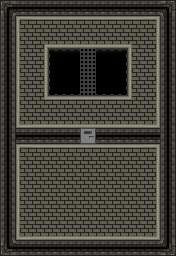

Below is a game level as drawn by its tile map, then a one-line description and the .tmx file that defines it, in full:
An orthogonal 11x16 tile map with 16x16 px tiles, 1 tile layer (Tile Layer 1), 1 hidden layer not drawn and 13 objects (10x Wall, 2x Door, Key).

<map version="1.2" tiledversion="1.2.1" orientation="orthogonal" renderorder="left-down" width="11" height="16" tilewidth="16" tileheight="16" infinite="0" nextlayerid="6" nextobjectid="29">
 <tileset firstgid="1" source="hacktilesetwdoor.tsx" />
 <layer id="1" name="Tile Layer 1" width="11" height="16">
  <properties>
   <property name="blocked" type="bool" value="true" />
  </properties>
  <data encoding="csv">
1560,2296,2296,2296,2296,2296,2296,2296,2296,2296,1577,
2249,1609,1622,1622,1622,1622,1622,1622,1622,1624,2249,
2249,2185,1658,1669,1669,1669,1669,1669,1671,2200,2249,
2249,2185,1754,1707,1717,2096,1717,1718,2151,2200,2249,
2249,2185,1754,2091,2092,2096,2092,2102,2151,2200,2249,
2249,2185,1754,2139,2149,2096,2149,2150,2151,2200,2249,
2249,2185,2186,2187,2187,2187,2187,2187,2199,2200,2249,
2249,2233,2246,2246,2246,2246,2246,2246,2246,2248,2249,
2249,2296,2296,2296,2296,1427,2296,2296,2296,2296,2249,
2249,1609,1622,1622,1622,1622,1622,1622,1622,1624,2249,
2249,2185,1904,1904,1904,1904,1904,1904,1904,2200,2249,
2249,2185,1904,1904,1904,1904,1904,1904,1904,2200,2249,
2249,2185,1904,1904,1904,1904,1904,1904,1904,2200,2249,
2249,2185,1904,1904,1904,1904,1904,1904,1236,2200,2249,
2249,2233,2246,2246,2246,2246,2246,2246,2246,2248,2249,
2280,2296,2296,2296,2296,2296,2296,2296,2296,2296,2297
</data>
 </layer>
 <layer id="5" name="Key" width="11" height="16" visible="0">
  <data encoding="csv">
0,0,0,0,0,0,0,0,0,0,0,
0,0,0,0,0,0,0,0,0,0,0,
0,0,0,0,0,0,0,0,0,0,0,
0,0,0,0,0,0,0,0,0,0,0,
0,0,0,0,0,0,0,0,0,0,0,
0,0,0,0,0,0,0,0,0,0,0,
0,0,0,0,0,0,0,0,0,0,0,
0,0,0,0,0,0,0,0,0,0,0,
0,0,0,0,0,0,0,0,0,0,0,
0,0,0,0,0,0,0,0,0,0,0,
0,0,0,0,0,0,0,0,0,0,0,
0,0,0,0,0,0,0,0,0,0,0,
0,0,0,0,0,0,0,0,0,0,0,
0,0,0,0,0,0,0,0,1429,0,0,
0,0,0,0,0,0,0,0,0,0,0,
0,0,0,0,0,0,0,0,0,0,0
</data>
 </layer>
 <objectgroup id="2" name="Collision" visible="0">
  <object id="7" type="Wall" x="96" y="128" width="80" height="16" />
  <object id="12" type="Wall" x="160" y="0" width="16" height="128" />
  <object id="13" type="Wall" x="0" y="0" width="160" height="16" />
  <object id="14" type="Wall" x="0" y="16" width="16" height="128" />
  <object id="15" type="Wall" x="16" y="128" width="80.0929" height="16" />
  <object id="16" type="Wall" x="0" y="144" width="16" height="96" />
  <object id="17" type="Wall" x="160" y="144" width="16" height="96" />
  <object id="18" type="Wall" x="0" y="240" width="176" height="16" />
  <object id="19" type="Wall" x="49.452" y="49.452" width="28.5128" height="44.9969" />
  <object id="20" type="Wall" x="96.6765" y="49.0065" width="29.8495" height="45.4424" />
 </objectgroup>
 <objectgroup id="3" name="Door" visible="0">
  <object id="6" name="Door" type="Door" x="79.9772" y="144.005" width="16" height="16" />
  <object id="28" name="Door" type="Door" x="80.0222" y="111.947" width="16" height="16" />
 </objectgroup>
 <objectgroup id="4" name="Use" visible="0">
  <object id="23" name="Key" x="128.61" y="211.057" width="15.4184" height="10.0635" />
 </objectgroup>
</map>
